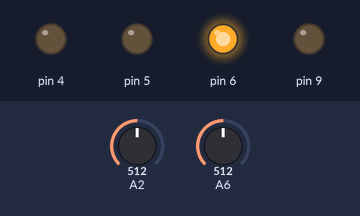
The sketch below on a simulated Arduino Nano, built with avr-gcc and run on an emulated ATmega328P. Shown: output pins drawn as LEDs (lit = HIGH). The test bench sets the inputs (shaded band); at power-on: A2 = 512, A6 = 512. What the sketch prints to the serial monitor is not drawn.

Above: at 0.13 s.
At 1.2 s:
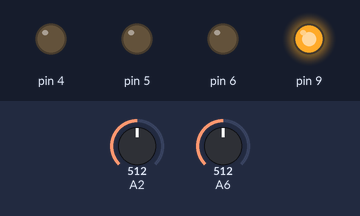
1.3 s: A2 set to 991
At 4.0 s:
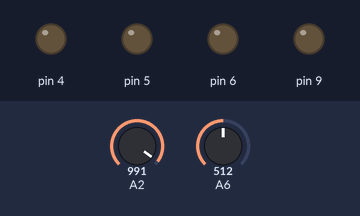
4.3 s: A2 set to 1010
Timing chart, 0 to 12.8 s (numbered marks = the images above; inputs shaded):
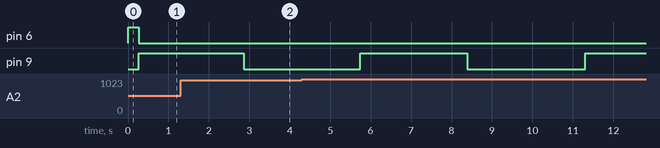

The sketch:

RCkit_Test1.ino
```cpp
void setup()
{
       pinMode(6, OUTPUT);
  digitalWrite(6, HIGH);   // turn the Inhibit OFF


       pinMode(9, OUTPUT);
  digitalWrite(9, LOW);   // control signal OFF

       pinMode(4, OUTPUT);
  digitalWrite(4, LOW);    // S0 = 0

       pinMode(5, OUTPUT);
  digitalWrite(5, LOW);    // S1 = 0

  Serial.begin(115200);
}


void loop() {

 for (int i = 1; i<=100; i++)
   {
    Serial.print(analogRead(A2));
    Serial.print(",");
    Serial.println(analogRead(A6));
    Serial.println("");
    delay(2);
   }

  digitalWrite(6, LOW);   // turn the Inhibit OFF
  digitalWrite(9, HIGH);   // control signal ON

for (int i = 1; i<=1000; i++)
   {
    Serial.print(analogRead(A2));
    Serial.print(",");
    Serial.println(analogRead(A6));
    Serial.println("");
    delay(2);
   }

  digitalWrite(9, LOW);   // control signal ON

for (int i = 1; i<=1000; i++)
   {
    Serial.print(analogRead(A2));
    Serial.print(",");
    Serial.println(analogRead(A6));
    Serial.println("");
    delay(2);
   }

}
```
